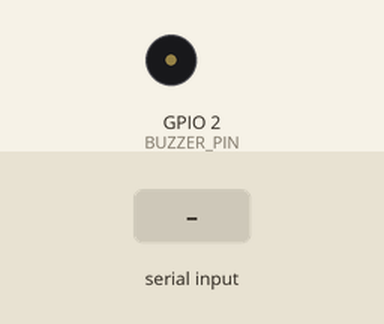
The sketch below on a simulated ESP8266 (NodeMCU). Shown: buzzer (waves = sounding, pin HIGH). The inputs (shaded band) are chosen by the test bench. WiFi joins after 1.5 s; servers stay silent unless stated; uploads are accepted with an empty reply; what the sketch prints to the serial monitor is not drawn.

Above: at 2.7 s.
2.8 s: "90,45\n" received over Serial
At 13.4 s:
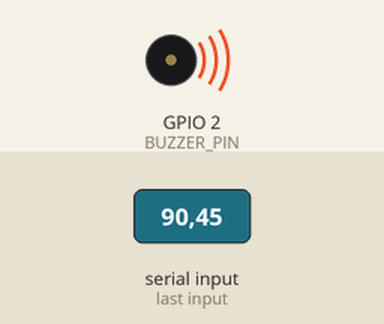
14.2 s: "5\n" received over Serial
At 24.4 s:
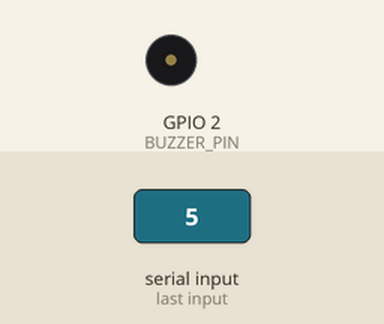
25.4 s: "30,150\n" received over Serial
At 35.4 s:
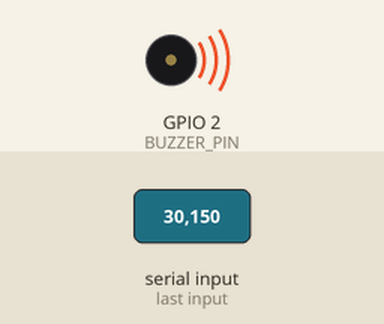
Timing chart, 0 to 36.9 s (numbered marks = the images above; inputs shaded):
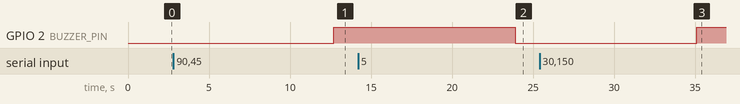

The sketch:

NodeMCU.ino
```cpp
#include <stdio.h>
#include <ESP8266WiFi.h>
#include <ESP8266HTTPClient.h>
#include <ArduinoJson.h>
#include <ESP8266WebServer.h>
#include <SoftwareSerial.h>

#define HTTP_REST_PORT 80
#define WIFI_RETRY_DELAY 250
#define MAX_WIFI_INIT_RETRY 50
#define BUZZER_PIN 2


int Max;
//char character1, character2 ;
String content = "";
char data_buffer[512*3];
int data_count = 0;

const char* wifi_ssid="Thanunya's iPhone";
const char* wifi_passwd="beambeam";

HTTPClient http;
String HOST_NAME = "http://protected-wave-45390.herokuapp.com/";

void connectWiFi(){
  Serial.println("Connecting to WiFi AP...........");
  WiFi.mode(WIFI_STA);
  WiFi.begin(wifi_ssid,wifi_passwd);
  while((WiFi.status()!=WL_CONNECTED)){
    delay(WIFI_RETRY_DELAY);
    Serial.print("#");
  }
  Serial.println("WiFi connected");
  Serial.println("IP address:");
  Serial.println(WiFi.localIP());

}

void setup() {
  Serial.begin(115200) ;
  Serial.println(".... initializing ....") ;
  pinMode(BUZZER_PIN , OUTPUT);
  pinMode(LED_BUILTIN, OUTPUT) ;
  Max = 110;
  connectWiFi();
}

void workWithServer(int c){
  StaticJsonBuffer<50> JSONbuffer;
  JsonObject& JSONencoder = JSONbuffer.createObject();
  JSONencoder["bpm"] = c;

  char JSONmessageBuffer[50];
  JSONencoder.prettyPrintTo(JSONmessageBuffer , sizeof(JSONmessageBuffer));

  http.begin(HOST_NAME + "api/sensor/");

  http.addHeader("Content-Type" , "application/json");

  int httpCode = http.POST(JSONmessageBuffer);
  Serial.println(httpCode);

  if(httpCode == 200){
    const size_t bufferSize = JSON_OBJECT_SIZE(3);
    DynamicJsonBuffer jsonBuffer(bufferSize);
    JsonObject& resp = jsonBuffer.parseObject(http.getString());
    if (resp["max_bpm"]!=0) Max = resp["max_bpm"];
    Serial.println(Max);
    if(c >= Max){
      digitalWrite(BUZZER_PIN, HIGH);
    }
    else digitalWrite(BUZZER_PIN, LOW);

  }
  http.end();
}

void loop() {

  if(Serial.available()) {
//     character1 =  Serial.read();
//     character2 = Serial.read();
//     Serial.printf("%d\n", 256*(int)character1 + (int)character2);
    content = Serial.readString();
//  Serial.printf("%s\n", content.c_str());
    int test = 0, i;
    for(i = 0; content[i] != '\0' && i < 10; ++i) {
      test = 10*test + (content[i] - '0');
    }
    Serial.printf(">> %d\n", test);
    workWithServer(test);
  }
  delay(10000);

}
```

Measured:
- after the input at 2.8 s, GPIO 2 (BUZZER_PIN): LOW → HIGH after 9.9 s
- after the input at 14.2 s, GPIO 2 (BUZZER_PIN): HIGH → LOW after 9.7 s
- after the input at 25.4 s, GPIO 2 (BUZZER_PIN): LOW → HIGH after 9.7 s
